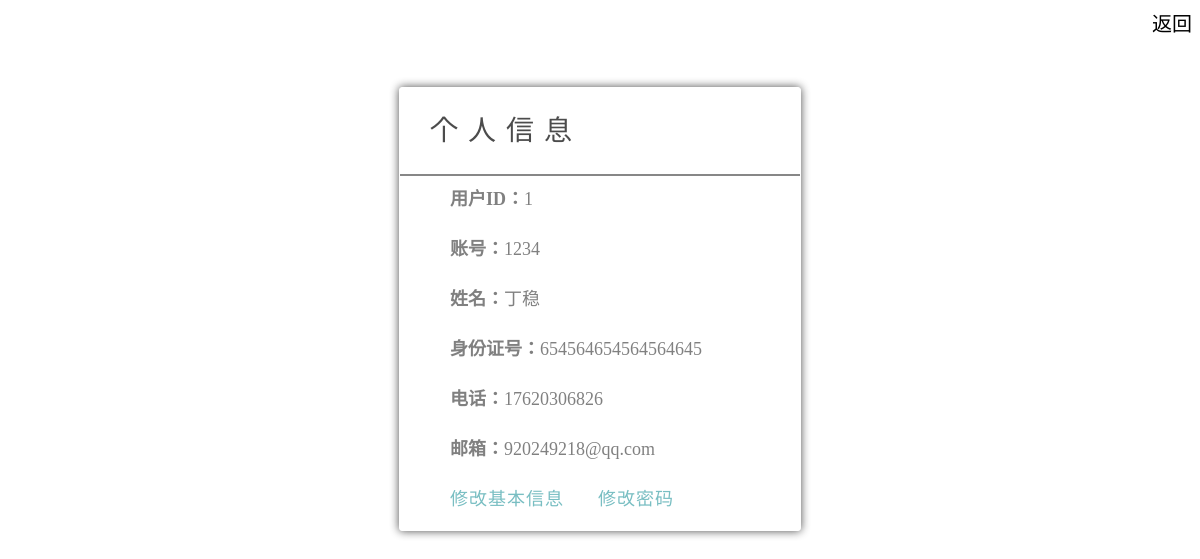
The page /data/basicshow.php (signed in) on the database its author committed.
### tables this page shows
CREATE TABLE `et_user` (
  `uid` int(11) NOT NULL,
  `user_name` varchar(16) DEFAULT NULL,
  `upwd` varchar(32) DEFAULT NULL,
  `jobnum` varchar(32) NOT NULL,
  `IDcard` varchar(32) DEFAULT NULL,
  `phone` varchar(16) DEFAULT NULL,
  `email` varchar(32) DEFAULT NULL,
  `dept_id` int(11) DEFAULT NULL,
  `clid` int(11) DEFAULT NULL
);

### data/basicshow.php (the view, shortened to what this page needs)
<!DOCTYPE html>
<html lang="en">
<head>
	<link rel="stylesheet" href="../css/comm.css" />
	<link rel="stylesheet" href="../css/basicshow.css" />
</head>
<body>
	<header><a href="courseinfo.php">返回</a></header>
	<section>
		<p>个人信息</p><hr>
		<ol>
			<?php
				$uid = $_SESSION['uid'];
				require('init.php');
				$sql = "select * from et_user where uid='$uid';";
				$result = mysqli_query($conn,$sql);
				$row = mysqli_fetch_all($result,1);
				$row=$row[0];
				echo "<li><a>用户ID：</a><span>".$row['uid']."</span></li>";
				echo "<li><a> 账号：</a><span>".$row['jobnum']."</span></li>";
				echo "<li><a> 姓名：</a><span>".$row['user_name']."</span></li>";
				echo "<li><a> 身份证号：</a><span>".$row['IDcard']."</span></li>";
				echo "<li><a>电话：</a><span>".$row['phone']."</span></li>";
				echo "<li><a> 邮箱：</a><span>".$row['email']."</span></li>";
			?>
		</ol>
		<div>
			<a href="../update_basic.html">修改基本信息</a>
			<a href="../password_update.html">修改密码</a>
		</div>
	</section>
</body>
</html>

### css/comm.css (style rules this page uses)
body { background:url(../img/loginback.jpg) ; background-attachment: fixed; background-position: 50% 50%; background-size: cover; }
a { text-decoration:none; }
header { text-align:right; }
header a { font-family:微软雅黑; font-size:20px; color:#000000; }

### css/basicshow.css (style rules this page uses)
ol { list-style:none; margin:0px;padding:0px; margin-left:20px; opacity:0.7; }
section { width:400px; margin:0px auto; margin-top:50px; border:1px solid #fff; background:#fff; border-radius:3px; padding-bottom:20px; opacity:0.7; box-shadow:#000 0 0 10px; }
section p { margin-left:30px; font-family:微软雅黑; letter-spacing:10px; font-size:28px; line-height:30px; }
ol a { font-family:微软雅黑; font-size:18px; font-weight:bold; }
li { height:50px; }
ol span { font-family:微软雅黑; font-size:18px; }
section ol a { font-family:微软雅黑; font-size:18px; color:#000; margin-left:30px; }
section div { margin-left:20px; }
section div a { font-family:微软雅黑; font-size:18px; color:#40A3A9; margin-left:30px; letter-spacing:1px; }
hr { border:1px solid #555; }

### rows shown on the page
et_user: uid "1", jobnum "1234", user_name "丁稳", IDcard "654564654564564645", phone "17620306826", email "920249218@qq.com"
